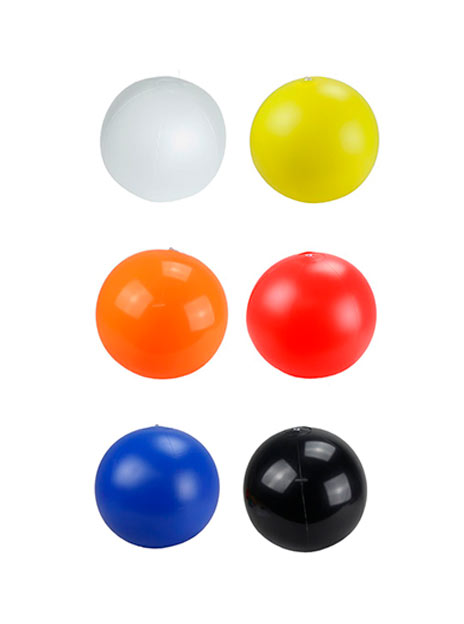
#> input picture Taller 1/PELOTASLISAS-COLORES.jpg, 464 x 624 px
$ python Taller_1.py
#> lines starting #> are read from the running program, lines starting #| are printed output that depends on the picture; after the words box and inside, x2 and y2 are one past the last pixel; in counts of white or black regions, pixels touching at a corner belong together
import cv2 as cv
import numpy as np
import matplotlib.pyplot as plt
from matplotlib import colors

img_original = cv.imread("PELOTASLISAS-COLORES.jpg")
#> img_original is the input picture: shape (624, 464, 3); mean B, G, R 211, 219.3, 233.1
imgRGB =  cv.cvtColor(img_original,cv.COLOR_BGR2RGB)
img_gray = cv.cvtColor(img_original,cv.COLOR_BGR2GRAY)

r,g,b = cv.split(img_original) #Separo los canales de color
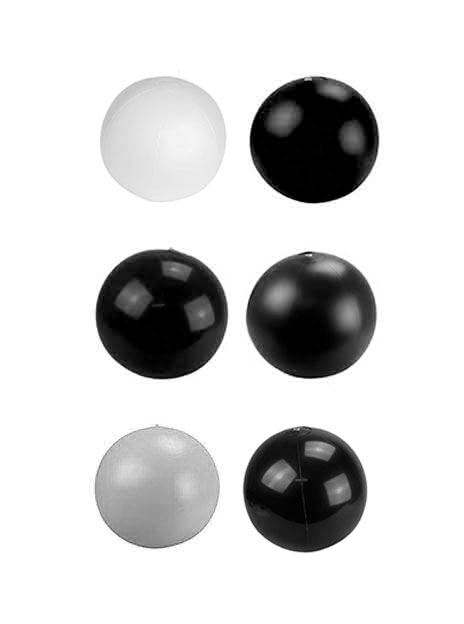
#> r: shape (624, 464); min 0, max 255, mean 211
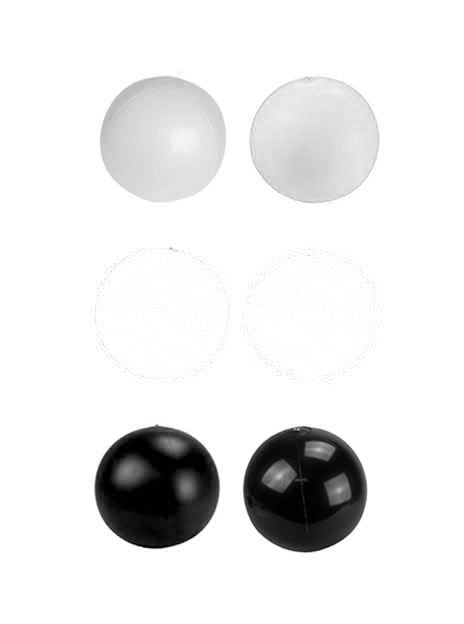
#> b: shape (624, 464); min 0, max 255, mean 233.1

#Imagen sin pelotas
ret, img_sbolas= cv.threshold(img_gray,243,255,cv.THRESH_BINARY_INV)
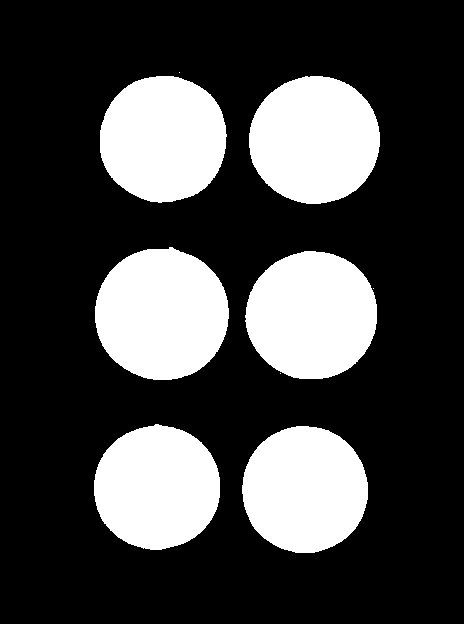
#> img_sbolas: shape (624, 464); 27% white; 9 white regions (3 under 20 px), largest, box (x1, y1, x2, y2) and area: (95, 247, 229, 380) 13932, (245, 251, 377, 379) 13279, (249, 76, 380, 204) 13184, (100, 76, 227, 203) 12743, (242, 426, 368, 553) 12590, (94, 424, 220, 550) 12376

canal_r = imgRGB[:, :, 0]
canal_g = imgRGB[:, :, 1]
canal_b = imgRGB[:, :, 2]

img_r = np.zeros_like(imgRGB)
img_r[:, :, 0] = canal_r
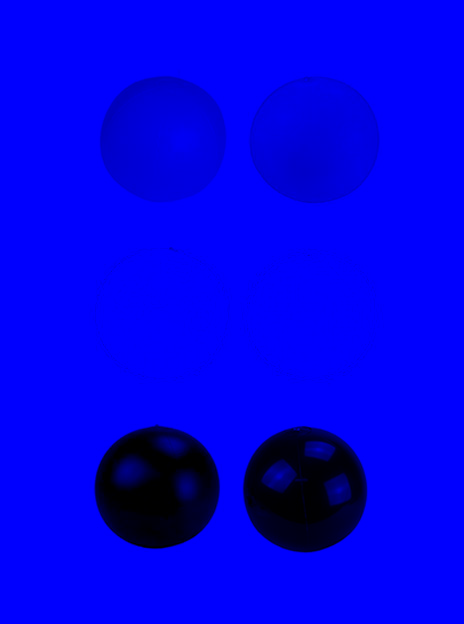
#> img_r: shape (624, 464, 3); mean of channels 0, 1, 2 233.1, 0, 0; drawn as B, G, R

img_g = np.zeros_like(imgRGB)
img_g[:, :, 1] = canal_g
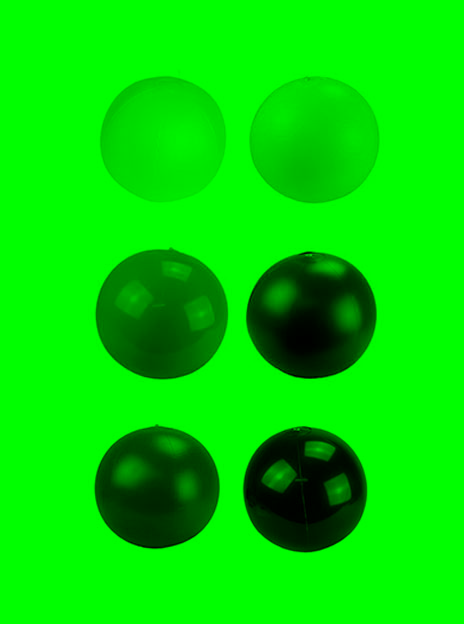
#> img_g: shape (624, 464, 3); mean of channels 0, 1, 2 0, 219.3, 0; drawn as B, G, R

img_b = np.zeros_like(imgRGB)
img_b[:, :, 2] = canal_b
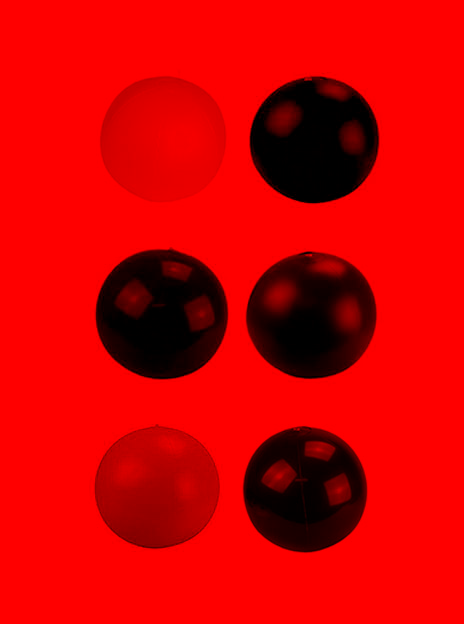
#> img_b: shape (624, 464, 3); mean of channels 0, 1, 2 0, 0, 211; drawn as B, G, R

# Mostrar las imágenes resultantes
plt.figure(figsize=(10, 4))
plt.subplot(131)
plt.imshow(img_r)
plt.title('Canal Rojo')

plt.subplot(132)
plt.imshow(img_g)
plt.title('Canal Verde')

plt.subplot(133)
plt.imshow(img_b)
plt.title('Canal Azul')

plt.tight_layout()
plt.show()

#Imagenes
#cv.imshow("Rojo",canal_g)
#cv.imshow("Verde",g)
#cv.imshow("Azul",b)


#Separación de las pelotas.
#Pelota naranja
hsv_image = cv.cvtColor(img_original,cv.COLOR_BGR2HSV)
#> hsv_image: shape (624, 464, 3); mean H, S, V 18.1, 41.5, 239.8
orange_low = np.array([5, 75, 25])
orange_up = np.array([25, 255, 255])
orange_mask = cv.inRange(hsv_image,orange_low,orange_up)
#> orange_mask: shape (624, 464); 4.7% white; 29 white regions (28 under 20 px), largest, box (x1, y1, x2, y2) and area: (96, 249, 228, 380) 13631
Naranjita =  cv.bitwise_and(img_original, img_original, mask= orange_mask)
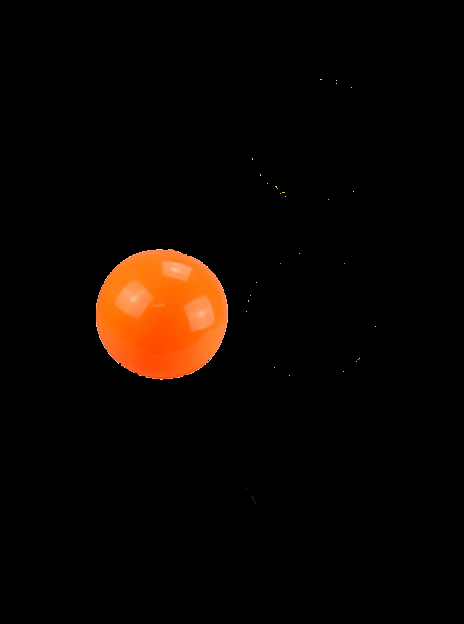
#> Naranjita: shape (624, 464, 3); mean B, G, R 1.5, 5.5, 12

cv.imshow("Mascara del Naranja", orange_mask)
cv.imshow("Pelota Naranja",Naranjita)

orange_mask = cv.cvtColor(orange_mask,cv.COLOR_GRAY2BGR)
Resultado = cv.bitwise_and(Naranjita,orange_mask)

cv.imshow("imagen sin Pelotas",img_sbolas)
cv.imshow("Resultado Final",Resultado)
cv.waitKey(0)
cv.destroyAllWindows()
